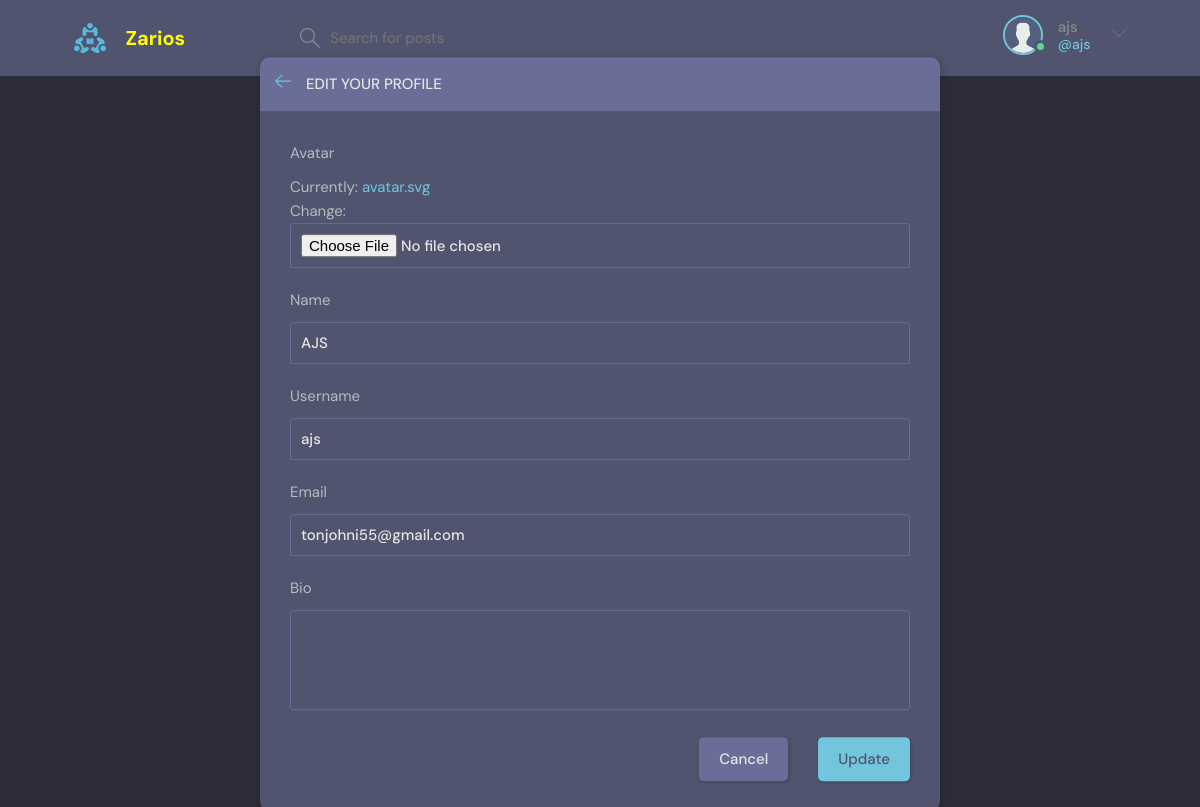
The page /update-user/ (signed in) on the database its author committed.
### base/models.py (models this page shows)
class User(AbstractUser):
    name = models.CharField(max_length=200, null=True)
    email = models.EmailField(unique=True, null=True)
    bio = models.TextField(null=True)
    avatar = models.ImageField(null=True, default="avatar.svg")
    USERNAME_FIELD = 'email'
    REQUIRED_FIELDS = []

### base/views.py (the view)
# urls.py: path('update-user/', views.updateUser, name="update-user"),
@login_required(login_url='login')
def updateUser(request):
    user = request.user
    form = UserForm(instance=user)
    if request.method == 'POST':
        form = UserForm(request.POST, request.FILES, instance=user)
        if form.is_valid():
            form.save()
            return redirect('user-profile', pk=user.id)
    return render(request, 'base/update-user.html', {'form': form})

### base/forms.py
class UserForm(ModelForm):
    class Meta:
        model = User
        fields = ['avatar', 'name', 'username', 'email', 'bio']

### base/templates/base/update-user.html (shortened to what this page needs)
{% extends 'main.html' %}
{% block content %}
<main class="update-account layout">
  <div class="container">
    <div class="layout__box">
      <div class="layout__boxHeader">
        <div class="layout__boxTitle">
          <a href="{% url 'home' %}">
            <svg version="1.1" xmlns="http://www.w3.org/2000/svg" width="32" height="32" viewBox="0 0 32 32">
              <title>arrow-left</title>
              <path
                d="M13.723 2.286l-13.723 13.714 13.719 13.714 1.616-1.611-10.96-10.96h27.625v-2.286h-27.625l10.965-10.965-1.616-1.607z">
              </path>
            </svg>
          </a>
          <h3>Edit your profile</h3>
        </div>
      </div>
      <div class="layout__body">
        <form class="form" action="" method="POST" enctype="multipart/form-data">
          {% for field in form %}
          <div class="form__group">
            <label for="profile_pic">{{field.label}}</label>
            {{field}}
          </div>
          {% endfor %}
          <div class="form__action">
            <a class="btn btn--dark" href="index.html">Cancel</a>
            <button class="btn btn--main" type="submit">Update</button>
          </div>
        </form>
      </div>
    </div>
  </div>
</main>
{% endblock content %}

### templates/navbar.html (shortened to what this page needs)
{% load static %}
<header class="header header--loggedIn">
    <div class="container">
        <a href="{% url 'home' %}" class="header__logo">
            <img src="{% static 'images/logo.svg' %}" />
            <h1>Zarios</h1>
        </a>
        <form class="header__search" method="GET" action="{% url 'home' %}">
            <label>
                <input name="q" placeholder="Search for posts" />
            </label>
        </form>
        <nav class="header__menu">
            {% if request.user.is_authenticated %}
            <div class="header__user">
                <a href="{% url 'update-user' %}">
                    <div class="avatar avatar--medium active">
                        <img src="{{request.user.avatar.url}}" />
                    </div>
                    <p>
                        {{request.user.username}}
                        <span>@{{request.user.username}}</span>
                    </p>
                </a>
                <button class="dropdown-button">
                    <svg
                        version="1.1"
                        xmlns="http://www.w3.org/2000/svg"
                        width="32"
                        height="32"
                        viewBox="0 0 32 32"
                    >
                        <title>chevron-down</title>
                        <path
                            d="M16 21l-13-13h-3l16 16 16-16h-3l-13 13z"
                        ></path>
                    </svg>
                </button>
            </div>
            {% else %}
            <a href="{% url 'login' %}">
                <img src="{% static 'images/avatar.svg' %}" />
                <p>Login</p>
            </a>
            {% endif %}
        </nav>
    </div>
</header>

### rows shown on the page
User: user.avatar (placeholder picture), user.username "ajs", form "AJS" "ajs" "tonjohni55@gmail.com"

### other values the page prints
{{ field.label }} "Avatar" "Name" "Username" "Email" "Bio"
